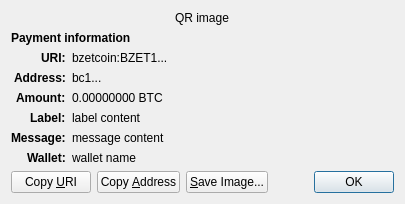
<?xml version="1.0" encoding="UTF-8"?>
<ui version="4.0">
 <class>ReceiveRequestDialog</class>
 <widget class="QDialog" name="ReceiveRequestDialog">
  <property name="geometry">
   <rect>
    <x>0</x>
    <y>0</y>
    <width>413</width>
    <height>229</height>
   </rect>
  </property>
  <property name="windowTitle">
   <string>Request payment to ...</string>
  </property>
  <layout class="QGridLayout" name="gridLayout" columnstretch="0,1">
   <property name="sizeConstraint">
    <enum>QLayout::SetFixedSize</enum>
   </property>
   <item row="0" column="0" colspan="2" alignment="Qt::AlignHCenter">
    <widget class="QRImageWidget" name="qr_code">
     <property name="text">
      <string notr="true">QR image</string>
     </property>
     <property name="textInteractionFlags">
      <set>Qt::NoTextInteraction</set>
     </property>
    </widget>
   </item>
   <item row="1" column="0" colspan="2">
    <widget class="QLabel" name="payment_header">
     <property name="font">
      <font>
       <weight>75</weight>
       <bold>true</bold>
      </font>
     </property>
     <property name="text">
      <string>Payment information</string>
     </property>
     <property name="textInteractionFlags">
      <set>Qt::NoTextInteraction</set>
     </property>
    </widget>
   </item>
   <item row="2" column="0" alignment="Qt::AlignRight|Qt::AlignTop">
    <widget class="QLabel" name="uri_tag">
     <property name="font">
      <font>
       <weight>75</weight>
       <bold>true</bold>
      </font>
     </property>
     <property name="text">
      <string notr="true">URI:</string>
     </property>
     <property name="textFormat">
      <enum>Qt::PlainText</enum>
     </property>
     <property name="textInteractionFlags">
      <set>Qt::NoTextInteraction</set>
     </property>
    </widget>
   </item>
   <item row="2" column="1" alignment="Qt::AlignTop">
    <widget class="QLabel" name="uri_content">
     <property name="text">
      <string notr="true">bzetcoin:BZET1...</string>
     </property>
     <property name="textFormat">
      <enum>Qt::RichText</enum>
     </property>
     <property name="wordWrap">
      <bool>true</bool>
     </property>
     <property name="textInteractionFlags">
      <set>Qt::TextSelectableByMouse</set>
     </property>
    </widget>
   </item>
   <item row="3" column="0" alignment="Qt::AlignRight|Qt::AlignTop">
    <widget class="QLabel" name="address_tag">
     <property name="font">
      <font>
       <weight>75</weight>
       <bold>true</bold>
      </font>
     </property>
     <property name="text">
      <string>Address:</string>
     </property>
     <property name="textInteractionFlags">
      <set>Qt::NoTextInteraction</set>
     </property>
    </widget>
   </item>
   <item row="3" column="1" alignment="Qt::AlignTop">
    <widget class="QLabel" name="address_content">
     <property name="text">
      <string notr="true">bc1...</string>
     </property>
     <property name="textFormat">
      <enum>Qt::PlainText</enum>
     </property>
     <property name="textInteractionFlags">
      <set>Qt::TextSelectableByMouse</set>
     </property>
    </widget>
   </item>
   <item row="4" column="0" alignment="Qt::AlignRight|Qt::AlignTop">
    <widget class="QLabel" name="amount_tag">
     <property name="font">
      <font>
       <weight>75</weight>
       <bold>true</bold>
      </font>
     </property>
     <property name="text">
      <string>Amount:</string>
     </property>
     <property name="textInteractionFlags">
      <set>Qt::NoTextInteraction</set>
     </property>
    </widget>
   </item>
   <item row="4" column="1" alignment="Qt::AlignTop">
    <widget class="QLabel" name="amount_content">
     <property name="text">
      <string notr="true">0.00000000 BTC</string>
     </property>
     <property name="textFormat">
      <enum>Qt::PlainText</enum>
     </property>
     <property name="textInteractionFlags">
      <set>Qt::TextSelectableByMouse</set>
     </property>
    </widget>
   </item>
   <item row="5" column="0" alignment="Qt::AlignRight|Qt::AlignTop">
    <widget class="QLabel" name="label_tag">
     <property name="font">
      <font>
       <weight>75</weight>
       <bold>true</bold>
      </font>
     </property>
     <property name="text">
      <string>Label:</string>
     </property>
     <property name="textInteractionFlags">
      <set>Qt::NoTextInteraction</set>
     </property>
    </widget>
   </item>
   <item row="5" column="1" alignment="Qt::AlignTop">
    <widget class="QLabel" name="label_content">
     <property name="text">
      <string notr="true">label content</string>
     </property>
     <property name="textFormat">
      <enum>Qt::PlainText</enum>
     </property>
     <property name="wordWrap">
      <bool>true</bool>
     </property>
     <property name="textInteractionFlags">
      <set>Qt::TextSelectableByMouse</set>
     </property>
    </widget>
   </item>
   <item row="6" column="0" alignment="Qt::AlignRight|Qt::AlignTop">
    <widget class="QLabel" name="message_tag">
     <property name="font">
      <font>
       <weight>75</weight>
       <bold>true</bold>
      </font>
     </property>
     <property name="text">
      <string>Message:</string>
     </property>
     <property name="textInteractionFlags">
      <set>Qt::NoTextInteraction</set>
     </property>
    </widget>
   </item>
   <item row="6" column="1" alignment="Qt::AlignTop">
    <widget class="QLabel" name="message_content">
     <property name="text">
      <string notr="true">message content</string>
     </property>
     <property name="textFormat">
      <enum>Qt::PlainText</enum>
     </property>
     <property name="wordWrap">
      <bool>true</bool>
     </property>
     <property name="textInteractionFlags">
      <set>Qt::TextSelectableByMouse</set>
     </property>
    </widget>
   </item>
   <item row="7" column="0" alignment="Qt::AlignRight|Qt::AlignTop">
    <widget class="QLabel" name="wallet_tag">
     <property name="font">
      <font>
       <weight>75</weight>
       <bold>true</bold>
      </font>
     </property>
     <property name="text">
      <string>Wallet:</string>
     </property>
     <property name="textInteractionFlags">
      <set>Qt::NoTextInteraction</set>
     </property>
    </widget>
   </item>
   <item row="7" column="1" alignment="Qt::AlignTop">
    <widget class="QLabel" name="wallet_content">
     <property name="text">
      <string notr="true">wallet name</string>
     </property>
     <property name="textFormat">
      <enum>Qt::PlainText</enum>
     </property>
     <property name="wordWrap">
      <bool>true</bool>
     </property>
     <property name="textInteractionFlags">
      <set>Qt::TextSelectableByMouse</set>
     </property>
    </widget>
   </item>
   <item row="8" column="0" colspan="2">
    <layout class="QHBoxLayout" name="horizontalLayout">
     <item>
      <widget class="QPushButton" name="btnCopyURI">
       <property name="text">
        <string>Copy &amp;URI</string>
       </property>
       <property name="autoDefault">
        <bool>false</bool>
       </property>
      </widget>
     </item>
     <item>
      <widget class="QPushButton" name="btnCopyAddress">
       <property name="text">
        <string>Copy &amp;Address</string>
       </property>
       <property name="autoDefault">
        <bool>false</bool>
       </property>
      </widget>
     </item>
     <item>
      <widget class="QPushButton" name="btnSaveAs">
       <property name="text">
        <string>&amp;Save Image...</string>
       </property>
       <property name="autoDefault">
        <bool>false</bool>
       </property>
      </widget>
     </item>
     <item>
      <spacer name="horizontalSpacer_2">
       <property name="orientation">
        <enum>Qt::Horizontal</enum>
       </property>
       <property name="sizeHint" stdset="0">
        <size>
         <width>40</width>
         <height>20</height>
        </size>
       </property>
      </spacer>
     </item>
     <item>
      <widget class="QDialogButtonBox" name="buttonBox">
       <property name="focusPolicy">
        <enum>Qt::StrongFocus</enum>
       </property>
       <property name="standardButtons">
        <set>QDialogButtonBox::Ok</set>
       </property>
      </widget>
     </item>
    </layout>
   </item>
  </layout>
 </widget>
 <customwidgets>
  <customwidget>
   <class>QRImageWidget</class>
   <extends>QLabel</extends>
   <header>qt/qrimagewidget.h</header>
  </customwidget>
 </customwidgets>
 <tabstops>
  <tabstop>buttonBox</tabstop>
  <tabstop>btnCopyURI</tabstop>
  <tabstop>btnCopyAddress</tabstop>
  <tabstop>btnSaveAs</tabstop>
 </tabstops>
 <resources/>
 <connections>
  <connection>
   <sender>buttonBox</sender>
   <signal>accepted()</signal>
   <receiver>ReceiveRequestDialog</receiver>
   <slot>accept()</slot>
   <hints>
    <hint type="sourcelabel">
     <x>135</x>
     <y>230</y>
    </hint>
    <hint type="destinationlabel">
     <x>135</x>
     <y>126</y>
    </hint>
   </hints>
  </connection>
 </connections>
</ui>
